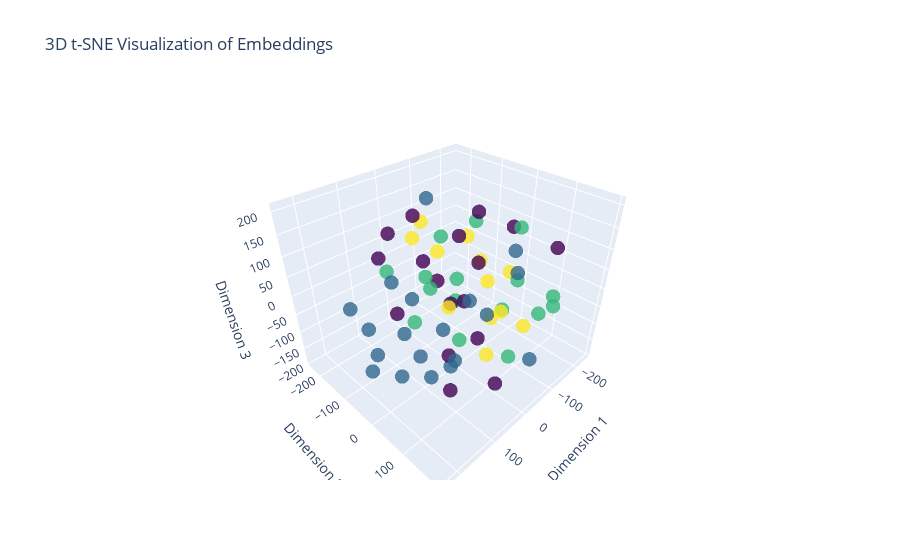

This figure's notebook cell:
### Markdown cell above
This code snippet provides a summary for generating a 3D t-SNE visualization of embeddings using Plotly. It demonstrates how words that are similar to each other are positioned closer together.

### Code cell
# Get the first batch from the validation data
batch = next(iter(valid_dataloader))

# Extract the text and offsets from the batch
label, text, offsets = batch

# Send the data to the device (GPU if available)
text = text.to(device)
offsets = offsets.to(device)

# Get the embeddings bag output for the batch
embedded = model.embedding(text, offsets)

# Convert the embeddings tensor to a numpy array
embeddings_numpy = embedded.detach().cpu().numpy()

# Perform t-SNE on the embeddings to reduce their dimensionality to 3D.
X_embedded_3d = TSNE(n_components=3).fit_transform(embeddings_numpy)

# Create a 3D scatter plot using Plotly
trace = go.Scatter3d(
    x=X_embedded_3d[:, 0],
    y=X_embedded_3d[:, 1],
    z=X_embedded_3d[:, 2],
    mode='markers',
    marker=dict(
        size=5,
        color=label.numpy(),  # Use label information for color
        colorscale='Viridis',  # Choose a colorscale
        opacity=0.8
    )
)

layout = go.Layout(title="3D t-SNE Visualization of Embeddings",
                   scene=dict(xaxis_title='Dimension 1',
                              yaxis_title='Dimension 2',
                              zaxis_title='Dimension 3'))

fig = go.Figure(data=[trace], layout=layout)
fig.show()

### Figure 1 — Plotly figure (JSON) as saved in the notebook; plotly's stock layout.template omitted (floating-point values rounded to 4 significant figures)
{"data": [{"marker": {"color": [3, 3, 0, 1, 0, 1, 1, 2, 3, 2, 3, 2, 1, 1, 0, 2, 3, 0, 0, 1, 2, 0, 2, 2, 3, 0, 1, 2, 2, 3, 1, 1, 0, 2, 1, 0, 3, 2, 2, 0, 0, 0, 1, 1, 1, 3, 2, 1, 0, 2, 3, 3, 2, 3, 1, 2, 0, 0, 0, 1, 1, 1, 0, 1], "colorscale": [[0, "#440154"], [0.1111, "#482878"], [0.2222, "#3e4989"], [0.3333, "#31688e"], [0.4444, "#26828e"], [0.5556, "#1f9e89"], [0.6667, "#35b779"], [0.7778, "#6ece58"], [0.8889, "#b5de2b"], [1, "#fde725"]], "opacity": 0.8, "size": 5}, "mode": "markers", "type": "scatter3d", "x": [-117.8, -49.73, -2.788, 21.42, 71.0, 15.73, -4.957, -63.83, 32.97, 149.0, -146.3, -66.35, 163.3, 175.7, -185.4, -190.6, -83.68, 128.8, 30.67, 85.57, 74.31, 78.91, -162.1, -122.3, -26.89, 55.49, 158.4, 51.44, -76.32, 70.44, 95.11, -8.214, -203.4, 2.487, -4.687, 71.67, -81.78, 8.342, 100.0, 75.04, -46.15, 37.59, 154.3, -20.66, 158.5, -54.8, -62.64, -38.17, 87.96, -116.9, -151.1, -68.07, -130.1, -95.38, 176.4, -83.69, 66.58, -78.85, -17.3, -30.58, -240.2, 191.4, -129.4, 234.2], "y": [4.12, -165.1, 62.53, 4.351, -120.4, -25.99, -157.1, 104.5, 57.82, -37.59, 28.1, 195.9, 2.276, -144.7, -0.5385, 90.36, -239.3, 78.59, 144.6, -27.5, -13.48, 55.83, 138.4, -121.4, -86.33, -195.5, 150.8, 162.9, -72.95, 148.6, -99.48, 195.3, 107.6, -43.55, 83.41, 89.36, -7.212, -73.61, -23.36, -42.74, -157.6, 20.07, -93.72, -110.6, 88.46, -78.96, -49.12, 4.319, 69.37, -54.43, -40.14, 132.5, 59.38, 49.31, 38.03, 94.93, -136.4, -13.95, 43.86, 131.1, -28.52, -57.66, -118.4, 5.567], "z": [-120.5, 104.3, -79.07, -187.3, -71.73, -96.6, -88.63, -146.0, 184.4, 117.5, 11.7, 46.48, -119.1, -14.93, 102.3, -99.71, 19.45, 142.9, -132.8, -134.1, 82.1, -79.82, -9.069, -135.4, 67.72, 38.03, 24.6, 84.48, -22.11, -21.16, 37.19, -54.86, 83.89, 133.1, -2.725, 74.87, 54.52, -8.742, -24.21, 205.0, 2.702, 14.33, -128.2, 188.5, -61.7, -99.17, -190.4, -26.5, -167.3, 121.8, -49.43, -41.18, 142.5, -63.78, 27.77, 50.51, 128.6, 170.5, 99.9, 109.7, 4.864, -10.2, 54.98, -51.41]}], "layout": {"scene": {"xaxis": {"title": {"text": "Dimension 1"}}, "yaxis": {"title": {"text": "Dimension 2"}}, "zaxis": {"title": {"text": "Dimension 3"}}}, "title": {"text": "3D t-SNE Visualization of Embeddings"}}}
